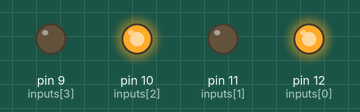
Simulated run of this sketch. Board: Arduino Uno, built with avr-gcc and run on an emulated ATmega328P. Shown: output pins drawn as LEDs (lit = HIGH).

Above: at 0.1 s.
Timing chart, 0 to 1.6 s (numbered marks = the images above):
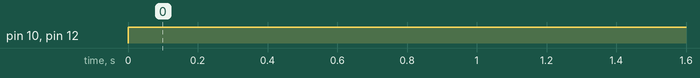

Measured:
- by itself, pin 10 (inputs[2]), pin 12 (inputs[0]): LOW → HIGH at 0.00 s

The sketch:

_7SEG-7448.ino
```cpp
int inputs[4] = {12,11,10,9}; // A,B,C,D inputs
byte BCD[16][4] ={
{0,0,0,0},
{1,0,0,0},
{0,1,0,0},
{1,1,0,0},
{0,0,1,0},
{1,0,1,0},
{0,1,1,0},
{1,1,1,0},
{0,0,0,1},
{1,0,0,1},
{0,1,0,1},
{1,1,0,1},
{0,0,1,1},
{1,0,1,1},
{0,1,1,1},
{1,1,1,1}}; //BCD code
int number = 5; //which number in BCD code do you want to send

void setup() {
for(int a = 0; a < 4; a++){
pinMode(inputs[a], OUTPUT);} //set outputs
}

void loop() {

for(int c = 0; c < 4; c++){
digitalWrite(inputs[c], BCD[number][c]);
}
}
```
